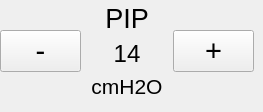
        <widget class="QWidget" name="tab_6">
         <attribute name="title">
          <string>PRESION</string>
         </attribute>
         <widget class="QWidget" name="layoutWidget_3">
          <property name="geometry">
           <rect>
            <x>0</x>
            <y>0</y>
            <width>254</width>
            <height>103</height>
           </rect>
          </property>
          <layout class="QGridLayout" name="gridLayout_9">
           <item row="0" column="0">
            <widget class="QPushButton" name="pushButton_minPIP">
             <property name="font">
              <font>
               <pointsize>22</pointsize>
               <underline>false</underline>
              </font>
             </property>
             <property name="text">
              <string>-</string>
             </property>
            </widget>
           </item>
           <item row="0" column="2">
            <widget class="QPushButton" name="pushButton_morePIP">
             <property name="font">
              <font>
               <pointsize>22</pointsize>
               <underline>false</underline>
              </font>
             </property>
             <property name="text">
              <string>+</string>
             </property>
            </widget>
           </item>
           <item row="0" column="1">
            <layout class="QVBoxLayout" name="verticalLayout">
             <item>
              <widget class="QLabel" name="label_5">
               <property name="font">
                <font>
                 <pointsize>20</pointsize>
                </font>
               </property>
               <property name="layoutDirection">
                <enum>Qt::LeftToRight</enum>
               </property>
               <property name="text">
                <string>PIP</string>
               </property>
               <property name="alignment">
                <set>Qt::AlignCenter</set>
               </property>
              </widget>
             </item>
             <item>
              <widget class="QLabel" name="label_press_pip">
               <property name="font">
                <font>
                 <pointsize>18</pointsize>
                </font>
               </property>
               <property name="layoutDirection">
                <enum>Qt::LeftToRight</enum>
               </property>
               <property name="text">
                <string>14</string>
               </property>
               <property name="alignment">
                <set>Qt::AlignCenter</set>
               </property>
              </widget>
             </item>
             <item>
              <widget class="QLabel" name="label_8">
               <property name="font">
                <font>
                 <pointsize>16</pointsize>
                </font>
               </property>
               <property name="layoutDirection">
                <enum>Qt::LeftToRight</enum>
               </property>
               <property name="text">
                <string>cmH2O</string>
               </property>
               <property name="alignment">
                <set>Qt::AlignCenter</set>
               </property>
              </widget>
             </item>
            </layout>
           </item>
          </layout>
         </widget>
        </widget>
